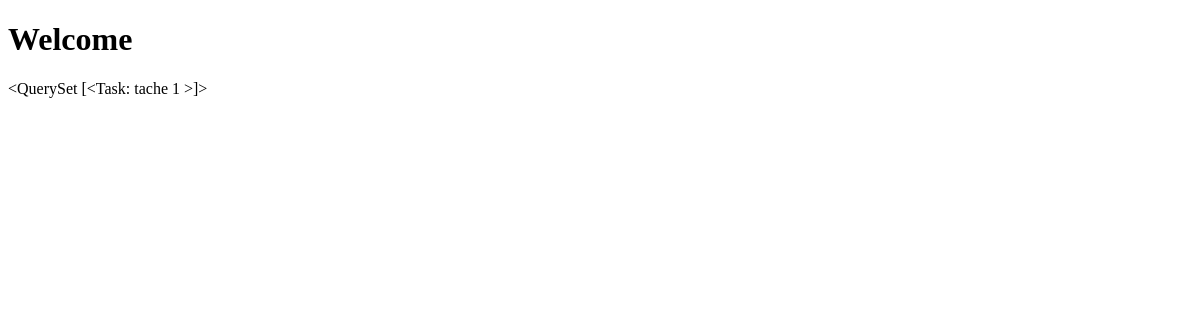
Before: / with the older database file.
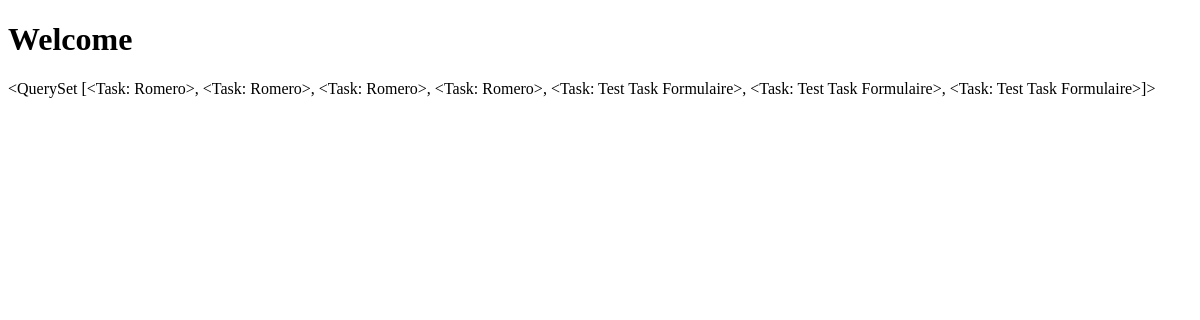
After: the same page with the newer database file.
### todo/models.py (models this page shows, shortened)
class Parano(models.Model):
    created_by = models.ForeignKey(
        'Member',
        null=True,
        verbose_name="Créé par",
        related_name="%(app_label)s_%(class)s_creator" #app, class
    )
    modified_by = models.ForeignKey(
        'Member',
        null=True,
        verbose_name="Modifié par",
        related_name="%(app_label)s_%(class)s_modificator" #app, class
    )
    created_at = models.DateTimeField(
        auto_now_add=True, # when we add a date
        verbose_name="Crée le"
    )
    modified_at = models.DateTimeField(
        auto_now=True,
        verbose_name="Modifié le"
    )
    class Meta:
        abstract=True
        app_label="todo"

class Task(Parano, models.Model):
    status_choices = (
        (None, '---'),
    )
    name = models.CharField(
        max_length=60,
        verbose_name="Nom"
    )
    assigned_to = models.ForeignKey(
        'Member',
        verbose_name="Assigné à",
        related_name="tasks_assigned",
        null=True,
        blank=True
    )
    description = models.TextField(
        verbose_name="Description",
        null=True,
        blank=True
    )
    due_date = models.DateTimeField(
        verbose_name="Fin prévue le",
        null=True,
        blank=True,
        default=timezone.now() + timedelta(1)
    )
    completed = models.BooleanField(
        verbose_name="Tache terminée ? ",
        default=False,
        blank=True
    )
    status = models.CharField(
        max_length=20,
        choices=status_choices,
        default=None,
        null=True,
        blank=True
    )
    class Meta:
        app_label = "todo"
    def __str__(self):
        return str(self.name) #affichage

### todo/views.py (the view)
# urls.py: url(r'^$', TaskListView.as_view(),name='task-list'),
class TaskListView(ListView): #paramètres disponibles dans ListeView
    model = Task # modèle relative
    context_object_name = "tasks"  #es el que ponemos en el html
    template_name = "todo/tasks-list.html" # chemin vers le template
    paginate_by = None # pour préciser qu'on ne veut pas de pagination

### todo/templates/todo/tasks-list.html (shortened to what this page needs)
<!DOCTYPE html>
<html lang="fr">
<head>
</head>
<body>
<h1> Welcome</h1>
    {{tasks}}
</body>
</html>

Changed rows visible on the page:
removed Task: name "<QuerySet [<Task: tache 1 >]>"
added Task: name.name "<QuerySet [<Task: Romero>, <Task: Romero>, <Task: Romero>, <Task: Romero>, <Task: Test Task Formulaire>, <Task: Test Task Formulaire>, <Task: Test Task Formulaire>]>"
